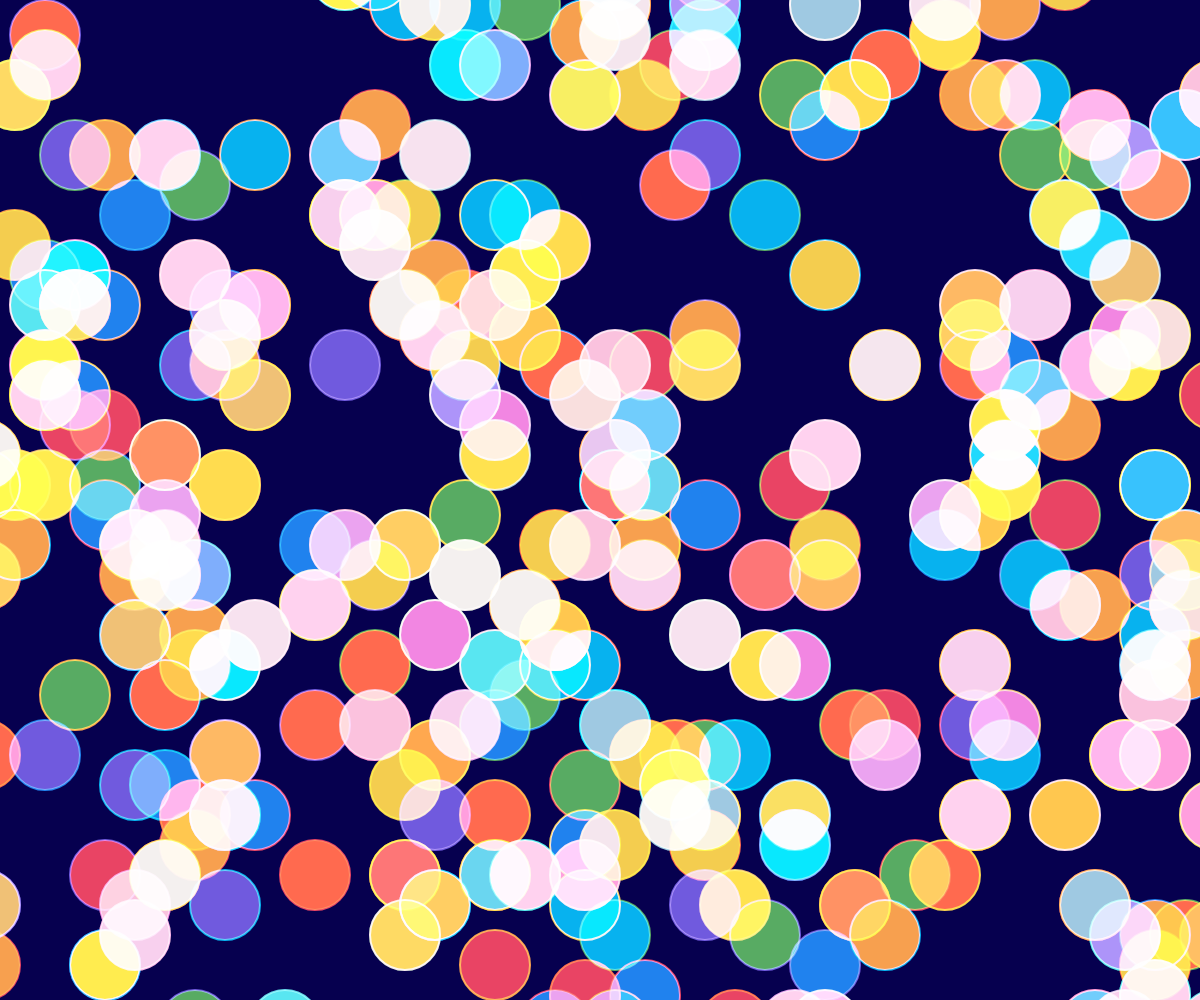
Frame 1 (no input)
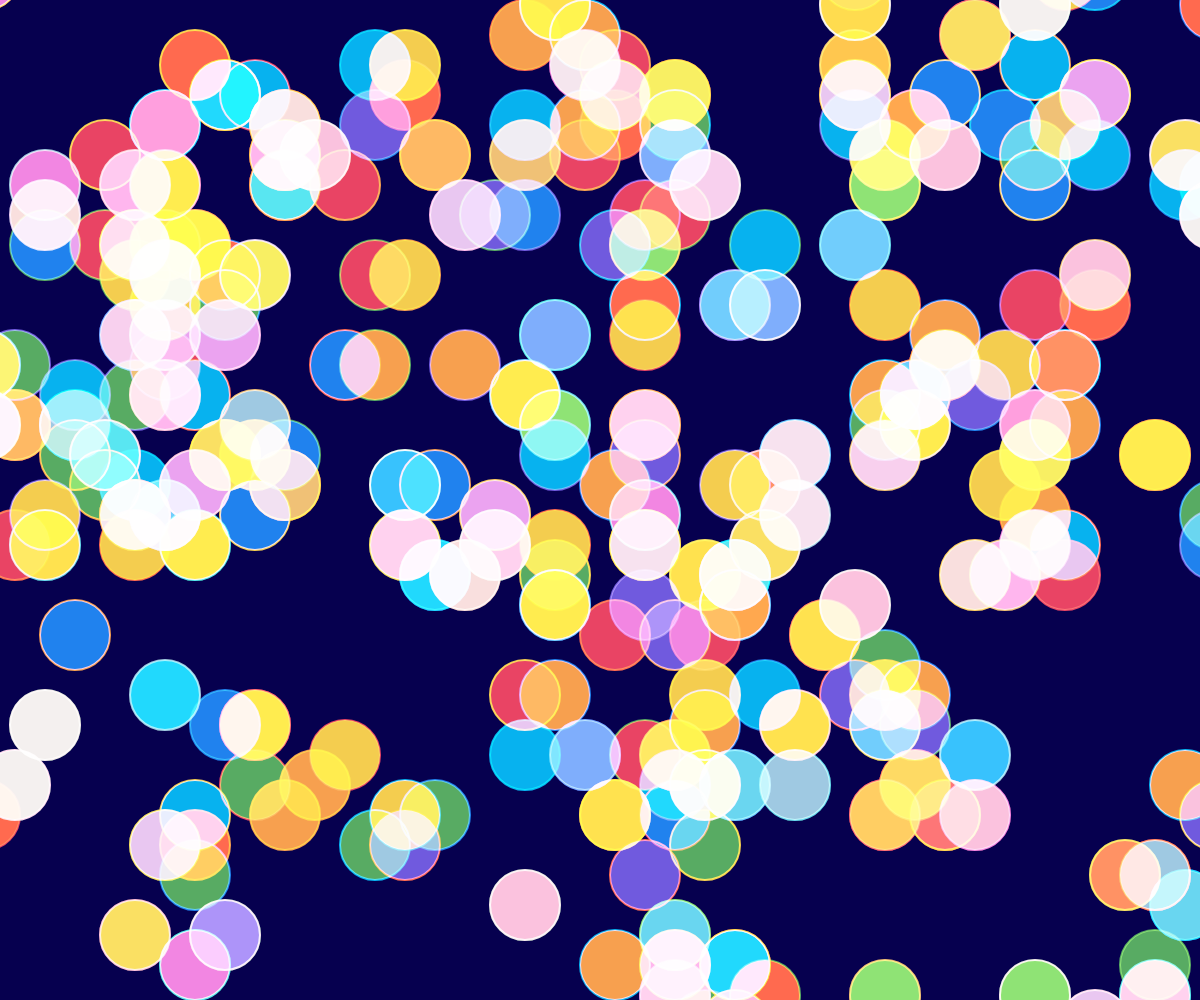
Frame 60 (no input)
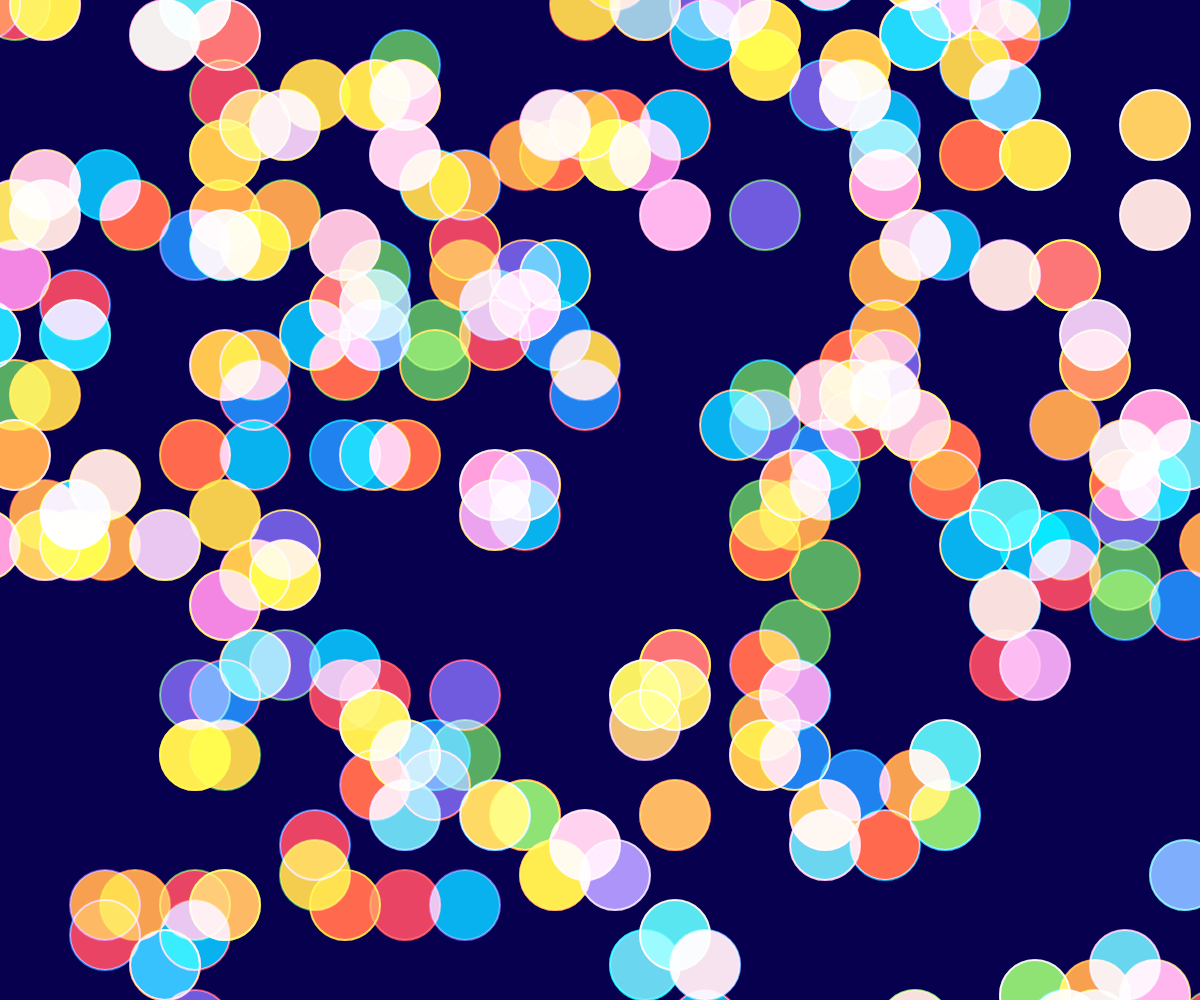
Frame 120 (the mouse pressed at the canvas centre since frame 60)

The p5.js sketch that drew these frames (run headless with seeded random() and noise() and a simulated clock; from frame 60 on, the mouse is pressed at the canvas centre):

// p5.js sketch
// ── sketch.js
const SHAPE_SIZE = 70;
const SIDES = 6;

const PADDING = 0;
const GRIDBOX = 30;
const BACKGROUND_COLOUR = "#06004f";
let PALETTE = [];

let ALL_SHAPES = [];
let CELL_STATE = [];
let NEXT_CELL_STATE = [];
let COLUMNS, ROWS;
let offsetX, offsetY;
let prevTime = 0;

function calculateGrid(BORDER_WIDTH) {
  const availableWidth = width - BORDER_WIDTH * 2;
  const availableHeight = height - BORDER_WIDTH * 2;

  COLUMNS = 60;
  ROWS = 60;

  offsetX = (width - COLUMNS * GRIDBOX) / 2;
  offsetY = (height - ROWS * GRIDBOX) / 2;
}

function initializeShapes() {
  ALL_SHAPES = [];
  CELL_STATE = [];
  NEXT_CELL_STATE = [];
  for (let x = 0; x < COLUMNS; x++) {
    CELL_STATE[x] = [];
    NEXT_CELL_STATE[x] = [];
    for (let y = 0; y < ROWS; y++) {
      ALL_SHAPES.push({
        x,
        y,
        shape: null,
        active: false,
      });
      CELL_STATE[x][y] = random() > 0.7 ? 1 : 0;
      NEXT_CELL_STATE[x][y] = 0;
    }
  }
}

window.setup = () => {
  createCanvas(windowWidth, windowHeight);
  calculateGrid(50);
  PALETTE = [
    "#01b2e8",
    "#e8441f",
    "#ff6a00",
    "#f7a000",
    "#f4cd00",
    "#54ab1d",
    "#1b82e6",
    "#6d5acf",
  ];
  blendMode(SCREEN);
  angleMode(DEGREES);
  rectMode(CENTER);
  prevTime = millis();
  initializeShapes();
};

function countActiveNeighbors(x, y) {
  let count = 0;
  for (let dx = -1; dx <= 1; dx++) {
    for (let dy = -1; dy <= 1; dy++) {
      if (dx === 0 && dy === 0) continue;
      let nx = x + dx;
      let ny = y + dy;
      if (nx >= 0 && nx < COLUMNS && ny >= 0 && ny < ROWS) {
        count += CELL_STATE[nx][ny];
      }
    }
  }
  return count;
}

let automataFrameCounter = 0;
const AUTOMATA_UPDATE_INTERVAL = 10;

window.draw = () => {
  const currentTime = millis();
  const deltaTime = currentTime - prevTime;
  prevTime = currentTime;

  clear();
  background(BACKGROUND_COLOUR);

  automataFrameCounter++;
  if (automataFrameCounter >= AUTOMATA_UPDATE_INTERVAL) {
    for (let x = 0; x < COLUMNS; x++) {
      for (let y = 0; y < ROWS; y++) {
        const neighbors = countActiveNeighbors(x, y);
        if (CELL_STATE[x][y] === 1) {
          NEXT_CELL_STATE[x][y] = neighbors === 2 || neighbors === 3 ? 1 : 0;
        } else {
          NEXT_CELL_STATE[x][y] = neighbors === 3 ? 1 : 0;
        }
      }
    }
    let temp = CELL_STATE;
    CELL_STATE = NEXT_CELL_STATE;
    NEXT_CELL_STATE = temp;
    automataFrameCounter = 0;
  }

  for (let cell of ALL_SHAPES) {
    const { x, y } = cell;
    if (CELL_STATE[x][y] === 1) {
      if (!cell.active) {
        const posX = offsetX + x * GRIDBOX + GRIDBOX / 2;
        const posY = offsetY + y * GRIDBOX + GRIDBOX / 2;
        const pos = { x: posX, y: posY };
        cell.shape = makeShape(pos, posY);
        cell.active = true;
      }
      drawShape(cell.shape);
    } else {
      cell.active = false;
    }
  }
};

window.windowResized = function () {
  resizeCanvas(windowWidth, windowHeight);
  calculateGrid(50);
  initializeShapes();
};

const randomSelectTwo = () => {
  const randomNumber = random(1);
  return randomNumber > 0.5 ? true : false;
};

const getRandomFromPalette = () => {
  const randomNumber = floor(random(0, PALETTE.length));
  return PALETTE[randomNumber];
};

const layerConstructors = [
  {
    name: "circleShape",
    init: (props) =>
      circleShape({
        ...props,
        ...setState(state),
      }),
    weight: 0.05,
  },
];

const shuffle = (array) => {
  for (let i = array.length - 1; i > 0; i--) {
    const j = Math.floor(Math.random() * (i + 1));
    [array[i], array[j]] = [array[j], array[i]];
  }

  return array;
};

const makeShape = (pos, targetY) => {
  shuffle(layerConstructors);

  let layers = layerConstructors.map((layerConstructor) => {
    return layerConstructor.init({
      pos,
      draw: true,
    });
  });

  const numShapesToDraw = random(3);

  if (layers.length > numShapesToDraw) {
    layers = layers.slice(0, numShapesToDraw);
  } else if (layers.length < numShapesToDraw) {
    const missingLayers = numShapesToDraw - layers.length;
    const extraLayers = layerConstructors.slice(0, missingLayers).map((lcon) =>
      lcon.init({
        pos,
        draw: true,
      }),
    );

    layers = layers.concat(extraLayers);
  }

  return layers.map((layer) => ({
    ...layer,
    state: {
      ...layer.state,
      targetY: targetY,
    },
  }));
};

const drawShape = (shape) => {
  shape.forEach((layer) => {
    if (layer.state.draw && layer.render) {
      push();
      translate(layer.state.pos.x, layer.state.pos.y);
      layer.render();
      pop();
    }
  });
};

const state = {
  sides: SIDES,
  stepsOut: 8,
  thinStroke: 2,
  thickStroke: 10,
};

const setState = (state) => {
  ((state.numShapes = state.sides),
    (state.angle = 360 / state.numShapes),
    (state.singleStep = SHAPE_SIZE / 2 / state.stepsOut),
    (state.layerColor = getRandomFromPalette()));
  state.strokeColour = getRandomFromPalette();
  return state;
};

const circleShape = (state) => {
  state.radius = SHAPE_SIZE;
  state.starPoints = 4;

  return {
    name: "circleShape",
    state,
    render: () => {
      push();
      strokeWeight(2);
      stroke(state.strokeColour);
      strokeJoin(ROUND);
      fill(state.layerColor);
      circle(0, 0, state.radius);
      pop();
    },
  };
};
